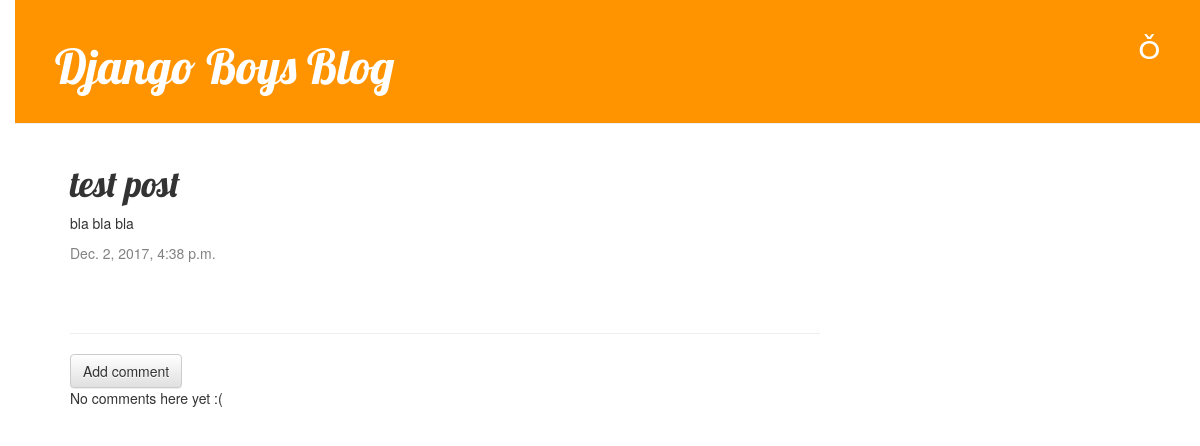
Screenshot of /post/9/ with the database file from the repository.
### blog/models.py (models this page shows, shortened)
class Post(models.Model):
    author = models.ForeignKey('auth.User')
    title = models.CharField(max_length=200)
    text = models.TextField()
    created_date = models.DateTimeField(default=timezone.now)
    published_date=models.DateTimeField(blank=True, null=True)

### blog/views.py (the view)
# urls.py: url(r'^post/(?P<pk>\d+)/$', views.post_detail, name='post_detail'),
def post_detail(request, pk):
    post=get_object_or_404(Post,pk=pk)
    return render(request, 'blog/post_detail.html', {'post':post})

### blog/templates/blog/post_detail.html (shortened to what this page needs)
{% extends 'blog/base.html' %}
{% block content %}
  <div class="post">
    <h1>{{ post.title }}</h1>
    <p>{{ post.text|linebreaksbr }}</p>
    {% if post.published_date %}
      <div class="date">
        {{post.published_date}}
      </div>
    {% else %}
      <a class="btn btn-default" href="{% url 'post_publish' pk=post.pk %}">Publish</a>
    {% endif %}
  </div>
  <hr>
  <a class="btn btn-default" href="{% url 'add_comment_to_post' pk=post.pk %}">Add comment</a>
  {% for comment in post.comments.all %}
    {% if user.is_authenticated or comment.approved_comment %}
    <div class="comment">
      <div class="date">
        {{ comment.created_date }}
        {% if not comment.approved_comment %}
          <a class="btn btn-default" href="{% url 'comment_remove' pk=comment.pk %}"><span class="glyphicon glyphicon-remove"></span></a>
          <a class="btn btn-default" href="{% url 'comment_approve' pk=comment.pk %}"><span class="glyphicon glyphicon-ok"></span></a>
        {% endif %}
      </div>
      <strong>{{ comment.author }}</strong>
      <p>{{ comment.text|linebreaks }}</p>
    </div>
    {% endif %}
  {% empty %}
    <p>No comments here yet :(</p>
  {% endfor %}
{% endblock %}

### blog/static/css/blog.css (style rules this page uses)
body { padding-left: 15px; }
h1, h2, h3, h4 { font-family: 'Lobster', cursive; }
.date { color: #828282; }
.post { margin-bottom: 70px; }

### rows the page displays
Post: title "test post", text "bla bla bla", published_date "Dec. 2, 2017, 4:38 p.m."
